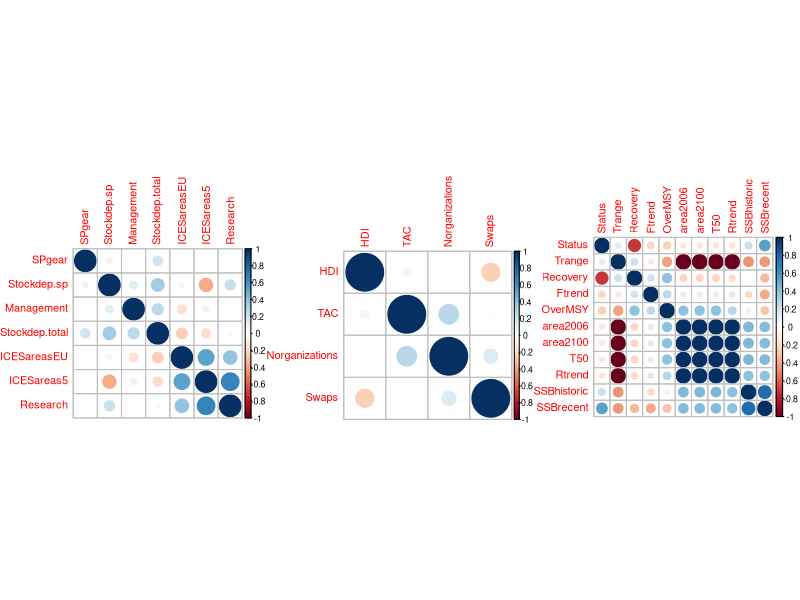

Recreate this plot in R.
#' Reads ecological_indicators.csv, institutional_indicators.csv and 
#' socioeconomic_indicators.csv. Computes correlation matrices for each set of
#' indicators and saves the result in Fig 4 Si.png

##### 1. LOAD PACKAGES AND DISPLAY VERSIONS #####

version                           
# platform       x86_64-apple-darwin13.4.0   
# arch           x86_64                      
# os             darwin13.4.0                
# system         x86_64, darwin13.4.0        
# status                                     
# major          3                           
# minor          3.0                         
# year           2016                        
# month          05                          
# day            03                          
# svn rev        70573                       
# language       R                           
# version.string R version 3.3.0 (2016-05-03)
# nickname       Supposedly Educational          

if(!require(gridExtra)){
  install.packages("gridExtra",dependencies = TRUE,repos='http://cran.us.r-project.org')
}
require(gridExtra)
packageVersion("gridExtra")
# [1] ‘2.2.1’

if(!require(corrplot)){
  install.packages("corrplot",dependencies = TRUE,repos='http://cran.us.r-project.org')
}
require(corrplot)
packageVersion("corrplot")
# [1] ‘0.77’

if(!require(data.table)){
  install.packages("data.table",dependencies = TRUE,repos='http://cran.us.r-project.org')
}
require(data.table)
packageVersion("data.table")
# [1] ‘1.10.4’

if(!require(tidyverse)){
  install.packages("tidyverse",dependencies = TRUE,repos='http://cran.us.r-project.org')
}
require(tidyverse)
packageVersion("tidyverse")
# [1] ‘1.2.1’



##### 2. READ DATA #####

# Read the data

eco_indicators <- fread("data/ecological_indicators.csv")
ins_indicators <- fread("data/institutional_indicators.csv")
soc_indicators <- fread("data/socioeconomic_indicators.csv")

##### 3. PLOT #####

png("Figures/Fig 4 SI.png",width=12.5,height = 4.5,units = "in",res=300)

par(mfrow = c(1, 3))

# socioeconomic correlations

soc_to_correlate <- soc_indicators[, 4:10]
soc_correlations <- cor(soc_to_correlate, use="pairwise.complete.obs")
p1 <- corrplot(soc_correlations, order ="AOE")


# institutional correlations

ins_to_correlate <- ins_indicators[, 4:7]
ins_correlations <- cor(ins_to_correlate, use="pairwise.complete.obs")
p2 <- corrplot(ins_correlations, order ="AOE")


# Ecological correlations

eco_to_correlate <- eco_indicators[, 3:13]
eco_correlations <- cor(eco_to_correlate, use="pairwise.complete.obs")
p3 <- corrplot(eco_correlations, order ="AOE")

par(mfrow=c(1,1))

dev.off()
